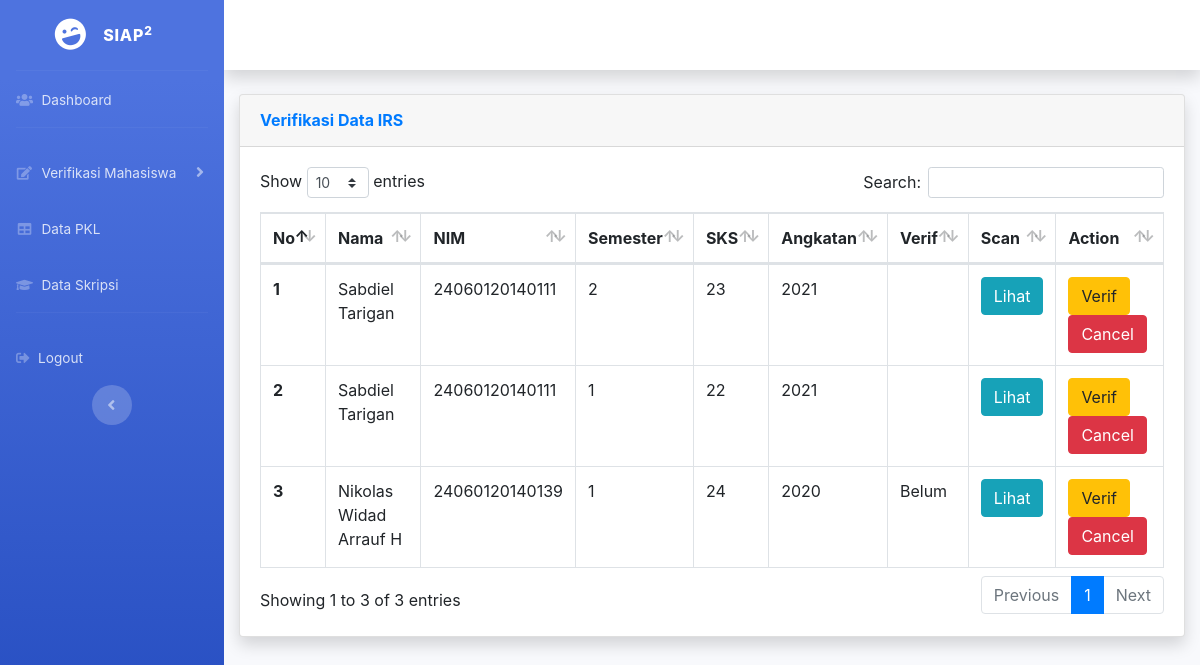
/dosen_verif_irs.php, run on an earlier commit of the app's database.
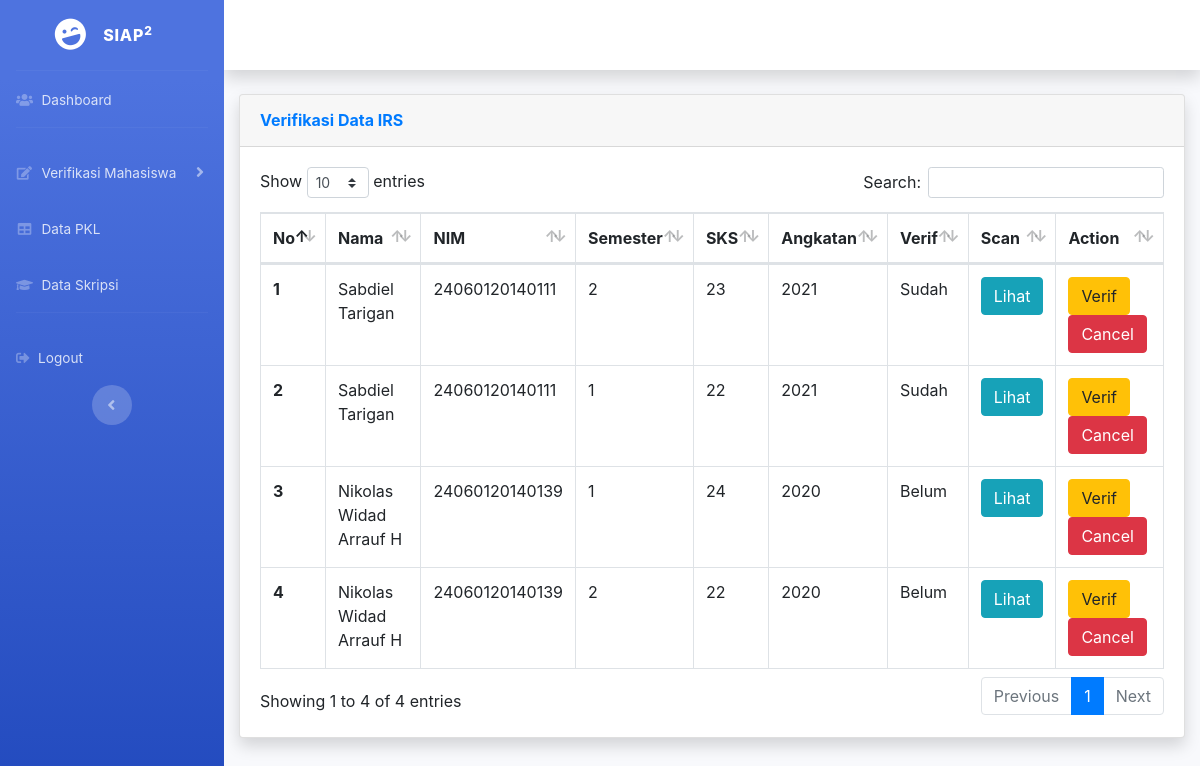
And on a later commit of the database.
### tables this page shows
CREATE TABLE `mhs` (
  `id_user` int(11) NOT NULL,
  `nim` bigint(14) NOT NULL,
  `foto` varchar(255) NOT NULL,
  `nama` varchar(45) DEFAULT NULL,
  `angkatan` int(11) DEFAULT NULL,
  `status_mhs` varchar(30) NOT NULL,
  `nip` bigint(20) NOT NULL,
  `hp` bigint(12) DEFAULT NULL,
  `email` varchar(45) DEFAULT NULL,
  `alamat` varchar(255) DEFAULT NULL,
  `id_provinsi` int(11) DEFAULT NULL,
  `id_kabupaten` int(11) DEFAULT NULL
);

CREATE TABLE `irs` (
  `id` int(11) NOT NULL,
  `nim` bigint(11) NOT NULL,
  `smt` int(11) NOT NULL,
  `sks` int(11) NOT NULL,
  `scan` varchar(255) NOT NULL,
  `verif` enum('Sudah','Belum') NOT NULL DEFAULT 'Belum'
);

### dosen_verif_irs.php (the view, shortened to what this page needs)
<?php
require_once 'config.php';
?>
<!DOCTYPE html>
<html lang="en">
<head>
</head>
<body id="page-top">
    <div id="wrapper">
        <div id="content-wrapper" class="d-flex flex-column">
            <div id="content">
                <div class="container-fluid">
                    <div class="card shadow mb-4">
                        <div class="card-header py-3">
                            <h6 class="m-0 font-weight-bold text-primary">Verifikasi Data IRS</h6>
                        </div>
                        <div class="card-body">
                            <div class="table-responsive">
                            <table class="table table-bordered" id="dataTable" width="100%" cellspacing="0">
                                    <thead>
                                        <tr>
                                            <th scope="col">No</th>
                                            <th scope="col">Nama</th>
                                            <th scope="col">NIM</th>
                                            <th scope="col">Semester</th>
                                            <th scope="col">SKS</th>
                                            <th scope="col">Angkatan</th>
                                            <th scope="col">Verif</th>
                                            <th scope="col">Scan</th>
                                            <th scope="col">Action</th>
                                        </tr>
                                    </thead>
                                    <tbody>
                                    <?php
                                        $data = mysqli_query($conn, "SELECT * FROM mhs INNER JOIN irs ON irs.nim = mhs.nim");
                                        $no = 1;
                                        while ($row = mysqli_fetch_array($data)) {
                                            echo "<tr>";
                                            echo "<th>".$no."</th>";
                                            echo "<td>".$row['nama']."</td>";
                                            echo "<td>".$row['nim']."</td>";
                                            echo "<td>".$row['smt']."</td>";
                                            echo "<td>".$row['sks']."</td>";
                                            echo "<td>".$row['angkatan']."</td>";
                                            echo "<td>".$row['verif']."</td>";
                                            echo '<td><a class="btn btn-info" href="upload/' .$row['scan'] . '">Lihat</a></td>';
                                            echo '<td><a class="btn btn-warning" href="verif_irs.php?nim='.$row['nim'].'">Verif</a>
                                            <a class="btn btn-danger" href="cancel_verif_irs.php?nim='.$row["nim"].'">Cancel</a> </td> ';
                                            echo "</tr>";
                                            $no++;
                                        }
                                        echo '</tbody>';
                                        echo '</table>';
                                        ?>
                            </div>
                        </div>
                    </div>
                </div>
            </div>
        </div>
    </div>
</body>
</html>

What changed in the data, as far as the page shows it:
changed mhs "Sabdiel Tarigan": irs.verif (not shown) → "Sudah"
now on one of the page's lists (row edited): mhs: nama "Nikolas Widad Arrauf H", irs.nim "24060120140139", irs.smt "2", irs.sks "22", angkatan "2020", irs.verif "Belum"
Also different on the page:
text written by a page script: "Show entries Search: Showing 1 to 3 of 3 entries Previous 1 Next" → "Show entries Search: Showing 1 to 4 of 4 entries Previous 1 Next"
